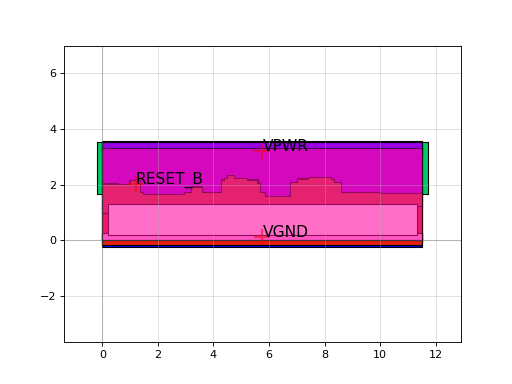

Write the Python code that produced this figure.
import sky130

c = sky130.components.sky130_fd_sc_hs__dfrbp_1()
c.plot()
